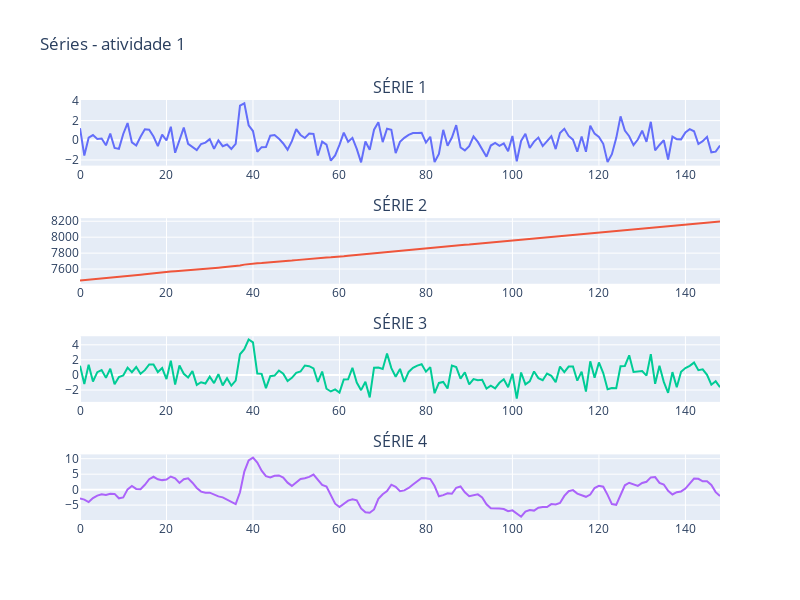

The notebook cell this image was saved under:
### Code cell
import plotly.graph_objects as go
from plotly.subplots import make_subplots

# Criando a figura com subplots
fig = make_subplots(rows=4, cols=1, subplot_titles=('SÉRIE 1', 'SÉRIE 2', 'SÉRIE 3', 'SÉRIE 4'))

# Adicionando as séries temporais aos subplots
fig.add_trace(go.Scatter(x=hmw1.index, y=hmw1['Serie_1'], name='Série 1'), row=1, col=1)
fig.add_trace(go.Scatter(x=hmw1.index, y=hmw1['Serie_2'], name='Série 2'), row=2, col=1)
fig.add_trace(go.Scatter(x=hmw1.index, y=hmw1['Serie_3'], name='Série 3'), row=3, col=1)
fig.add_trace(go.Scatter(x=hmw1.index, y=hmw1['Serie_4'], name='Série 4'), row=4, col=1)

# Atualizando o layout da figura
fig.update_layout(height=600, width=800, title_text="Séries - atividade 1", showlegend=False)

# Exibindo a figura
fig.show()

### Figure 1 — Plotly figure (JSON) as saved in the notebook; plotly's stock layout.template omitted (floating-point values rounded to 4 significant figures; data arrays with more than 128 entries replaced by an {"elided": "..."} marker saying what was removed)
{"data": [{"name": "Série 1", "type": "scatter", "x": {"elided": "149 int values"}, "xaxis": "x", "y": {"elided": "149 float values"}, "yaxis": "y"}, {"name": "Série 2", "type": "scatter", "x": {"elided": "149 int values"}, "xaxis": "x2", "y": {"elided": "149 float values"}, "yaxis": "y2"}, {"name": "Série 3", "type": "scatter", "x": {"elided": "149 int values"}, "xaxis": "x3", "y": {"elided": "149 float values"}, "yaxis": "y3"}, {"name": "Série 4", "type": "scatter", "x": {"elided": "149 int values"}, "xaxis": "x4", "y": {"elided": "149 float values"}, "yaxis": "y4"}], "layout": {"annotations": [{"font": {"size": 16}, "showarrow": false, "text": "SÉRIE 1", "x": 0.5, "xanchor": "center", "xref": "paper", "y": 1, "yanchor": "bottom", "yref": "paper"}, {"font": {"size": 16}, "showarrow": false, "text": "SÉRIE 2", "x": 0.5, "xanchor": "center", "xref": "paper", "y": 0.7188, "yanchor": "bottom", "yref": "paper"}, {"font": {"size": 16}, "showarrow": false, "text": "SÉRIE 3", "x": 0.5, "xanchor": "center", "xref": "paper", "y": 0.4375, "yanchor": "bottom", "yref": "paper"}, {"font": {"size": 16}, "showarrow": false, "text": "SÉRIE 4", "x": 0.5, "xanchor": "center", "xref": "paper", "y": 0.1562, "yanchor": "bottom", "yref": "paper"}], "height": 600, "showlegend": false, "title": {"text": "Séries - atividade 1"}, "width": 800, "xaxis": {"anchor": "y", "autorange": true, "domain": [0, 1], "range": [0, 148], "type": "linear"}, "xaxis2": {"anchor": "y2", "autorange": true, "domain": [0, 1], "range": [0, 148], "type": "linear"}, "xaxis3": {"anchor": "y3", "autorange": true, "domain": [0, 1], "range": [0, 148], "type": "linear"}, "xaxis4": {"anchor": "y4", "autorange": true, "domain": [0, 1], "range": [0, 148], "type": "linear"}, "yaxis": {"anchor": "x", "autorange": true, "domain": [0.8438, 1], "range": [-2.578, 4.094], "type": "linear"}, "yaxis2": {"anchor": "x2", "autorange": true, "domain": [0.5625, 0.7188], "range": [7416.0, 8239.0], "type": "linear"}, "yaxis3": {"anchor": "x3", "autorange": true, "domain": [0.2812, 0.4375], "range": [-3.581, 5.139], "type": "linear"}, "yaxis4": {"anchor": "x4", "autorange": true, "domain": [0, 0.1562], "range": [-9.819, 11.4], "type": "linear"}}}
